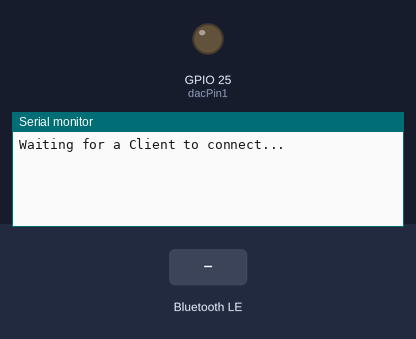
The program below on a simulated ESP32. Shown: output pins drawn as LEDs (lit = HIGH), the last lines printed to the serial monitor. The inputs (shaded band) are chosen by the test bench. Nothing arrives over Bluetooth unless stated; a phone connects over Bluetooth LE 3 s after start.

Above: at 1.2 s.
1.3 s: Bluetooth LE write "1" received
At 2.0 s:
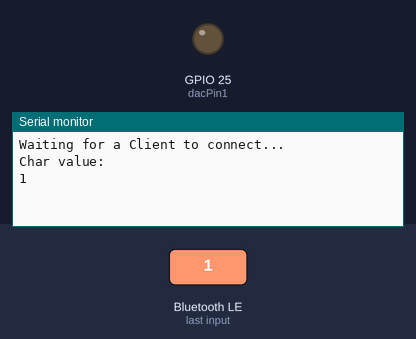
2.8 s: Bluetooth LE write "1" received
At 2.98 s:
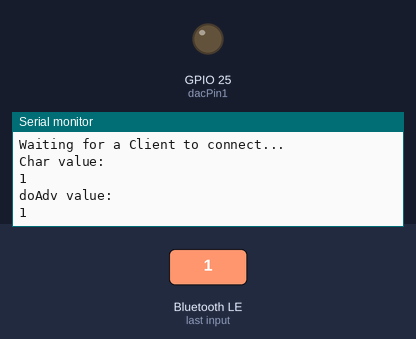

Measured:
- after the input at 1.3 s, the serial monitor: prints a new line after 0.05 s (image 1)
- after the input at 2.8 s, the serial monitor: prints a new line after 0.05 s (image 2)

The program:

main.cpp
```cpp
#include <BLEDevice.h>
#include <BLEServer.h>
#include <BLEUtils.h>
#include <BLE2902.h>
#include <Arduino.h>
// define client-server UUIDs

static BLEUUID serviceUUID[3] = {

  BLEUUID("51a6e40a-88df-444b-ad03-3fc40a0e035b"),
  BLEUUID("073623b4-ad83-4e72-a699-8be79fe42612"),
  BLEUUID("2eeebadf-8c43-4c2e-9246-1b9a45222401")

};

BLEUUID SERVICE_UUID = serviceUUID[0];
#define CHARACTERISTIC_UUID "beb5483e-36e1-4688-b7f5-ea07361b26a8"
#define ADVERTISE_UUID      "87e692ad-d2eb-4ef2-972d-f624f0ab7847"
#define ID_UUID             "722163a8-8aa7-4d93-b502-100777de4619"
#define dacPin1 25
//Variable init
bool deviceConnected = false;
uint8_t doAdvertise = 0;
bool isAdvertising = false;
BLEServer *holdServer;
std::string flashID= "0";

/**
 * doAdvCharacteristic is Anchor (BLEClient) side controlled
 * Only the anchor should be able to tell the device to stop advertising incase device loses connection
 *
 *
 */

//our characteristics
BLECharacteristic dacCharacteristic(
  BLEUUID(CHARACTERISTIC_UUID),
  BLECharacteristic::PROPERTY_READ |
  BLECharacteristic::PROPERTY_WRITE
);
BLECharacteristic IDCharacteristic(
  BLEUUID(ID_UUID),
  BLECharacteristic::PROPERTY_READ |
  BLECharacteristic::PROPERTY_WRITE
);

BLECharacteristic doAdvCharacteristic(
  BLEUUID(ADVERTISE_UUID),
  BLECharacteristic::PROPERTY_READ |
  BLECharacteristic::PROPERTY_WRITE
);

//Server Callbacks handling
void AdvertiseRoutine(){
    doAdvertise = *(doAdvCharacteristic.getData());
  if(doAdvertise == 49 && isAdvertising == false){
    isAdvertising = true;
    holdServer->getAdvertising()->start();
  }
  if(doAdvertise == 48 ){
    holdServer->getAdvertising()->stop();
  }
}
class ServerCallbacks: public BLEServerCallbacks {
    void onConnect(BLEServer* pServer) {
      deviceConnected = true;
      Serial.println("Connected");
      AdvertiseRoutine();
    };

    void onDisconnect(BLEServer* pServer) {
      deviceConnected = false;
      holdServer->getAdvertising()->start();
      isAdvertising = true;
      Serial.println("Advertising..");
      doAdvCharacteristic.setValue("1");

    }
};
//Part of the initialized code, not sure what this is for
class charCallbacks:
  public BLECharacteristicCallbacks {
    void onWrite(BLECharacteristic *pCharacteristic) {

      std::string value = pCharacteristic->getValue();
      if (value.length() > 0) {
        Serial.println("\r\nChar value: ");
        for (int i = 0; i < value.length(); i++)
          Serial.print(value[i]);
        Serial.println("\n");
      }
      uint8_t dumnum;
      dumnum = *(dacCharacteristic.getData());
      if(deviceConnected == true) {
    // BLECharacteristics setValue() i haven't figured it out how to set to 0, but setting value to "0" gives me the value 48 (it's ascii) (init at line 60)
        if(dumnum == 49 ){
          dacWrite(dacPin1, 255);
          delay(3000);
          dacWrite(dacPin1, 0);
          pCharacteristic->setValue("0");

          }
      }


    }
};

class doAdvCallbacks:
  public BLECharacteristicCallbacks {
    void onWrite(BLECharacteristic *pCharacteristic) {
      std::string value = pCharacteristic->getValue();
      if (value.length() > 0) {
        Serial.println("\r\ndoAdv value: ");
        for (int i = 0; i < value.length(); i++)
          Serial.print(value[i]);
        Serial.println("\n");
      }
    }
};

class IDCallbacks:
  public BLECharacteristicCallbacks {
    void onWrite(BLECharacteristic *pCharacteristic) {
      std::string value = pCharacteristic->getValue();
      if (value.length() > 0) {
        Serial.println("\r\ndoAdv value: ");
        for (int i = 0; i < value.length(); i++)
          Serial.print(value[i]);
        Serial.println("\n");
      }
    }
};


void setup() {
  Serial.begin(9600);
  pinMode(dacPin1, OUTPUT);

  BLEDevice::init("Tag_ESP32");
  BLEServer *pServer = BLEDevice::createServer();
  holdServer = pServer;
  pServer->setCallbacks(new ServerCallbacks());

  BLEService *pService = pServer->createService(SERVICE_UUID);

  //I still don't know what the callback is exactly
  dacCharacteristic.setCallbacks(new charCallbacks());
  IDCharacteristic.setCallbacks(new IDCallbacks());
  doAdvCharacteristic.setCallbacks(new doAdvCallbacks());

  dacCharacteristic.setValue("0");
  doAdvCharacteristic.setValue("1");

  IDCharacteristic.setValue(flashID);

  pService->addCharacteristic(&dacCharacteristic);
  pService->addCharacteristic(&doAdvCharacteristic);
  pService->addCharacteristic(&IDCharacteristic);

  isAdvertising=true;
  pServer->getAdvertising()->addServiceUUID(SERVICE_UUID);
  pService->start();
  pServer->getAdvertising()->start();
  Serial.println("Waiting for a Client to connect...");
}

void loop() {


 delay(1000);

}
```
